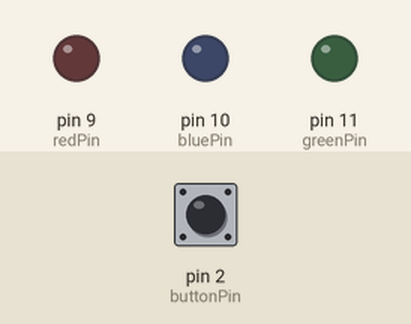
Recording of a sketch running on a simulated Arduino Uno, built with avr-gcc and run on an emulated ATmega328P. On the bench: output pins drawn as LEDs (lit = HIGH). Inputs (shaded band) come from the test bench; at power-on: pin 2 (buttonPin) HIGH. Random numbers use the default seed unless the sketch sets one.

Above: at 1.2 s.
1.3 s: pin 2 (buttonPin) pulled LOW for 0.15 s
At 2.1 s:
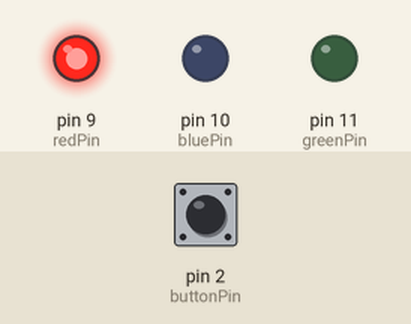
3.8 s: pin 2 (buttonPin) pulled LOW for 1 s
At 4.4 s:
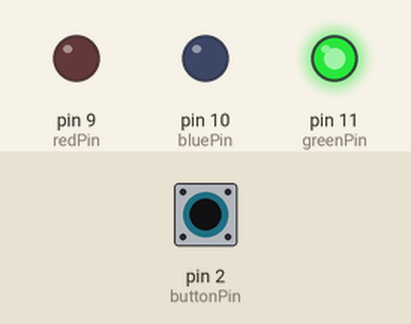
Timing chart, 0 to 6.8 s (numbered marks = the images above; inputs shaded):
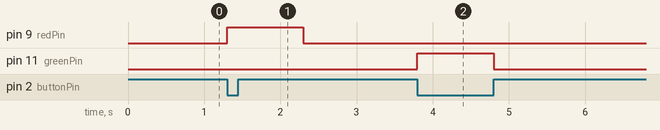

The sketch:

Code.ino
```cpp
const int redPin = 9;
const int bluePin = 10;
const int greenPin = 11;
const int buttonPin = 2;

void setup() {
  pinMode(redPin, OUTPUT);
  pinMode(bluePin, OUTPUT);
  pinMode(greenPin, OUTPUT);
  pinMode(buttonPin, INPUT_PULLUP);
}

void loop() {
  // Wait for button press
  while (digitalRead(buttonPin) == HIGH) {}

  // Generate a random number between 0 and 99
  int randNumber = random(100);

  if (randNumber < 15) {
    // 15% chance of landing on red
    digitalWrite(redPin, HIGH);
    delay(1000);
    digitalWrite(redPin, LOW);
  } else if (randNumber < 30) {
    // 15% chance of landing on blue
    digitalWrite(bluePin, HIGH);
    delay(1000);
    digitalWrite(bluePin, LOW);
  } else {
    // 70% chance of landing on green
    digitalWrite(greenPin, HIGH);
    delay(1000);
    digitalWrite(greenPin, LOW);
  }

  // Wait for button release
  while (digitalRead(buttonPin) == LOW) {}
}
```

Measured:
- after the input at 1.3 s, pin 9 (redPin): LOW → HIGH at once, → LOW 1.0 s later
- after the input at 3.8 s, pin 11 (greenPin): LOW → HIGH at once, → LOW 1.0 s later
